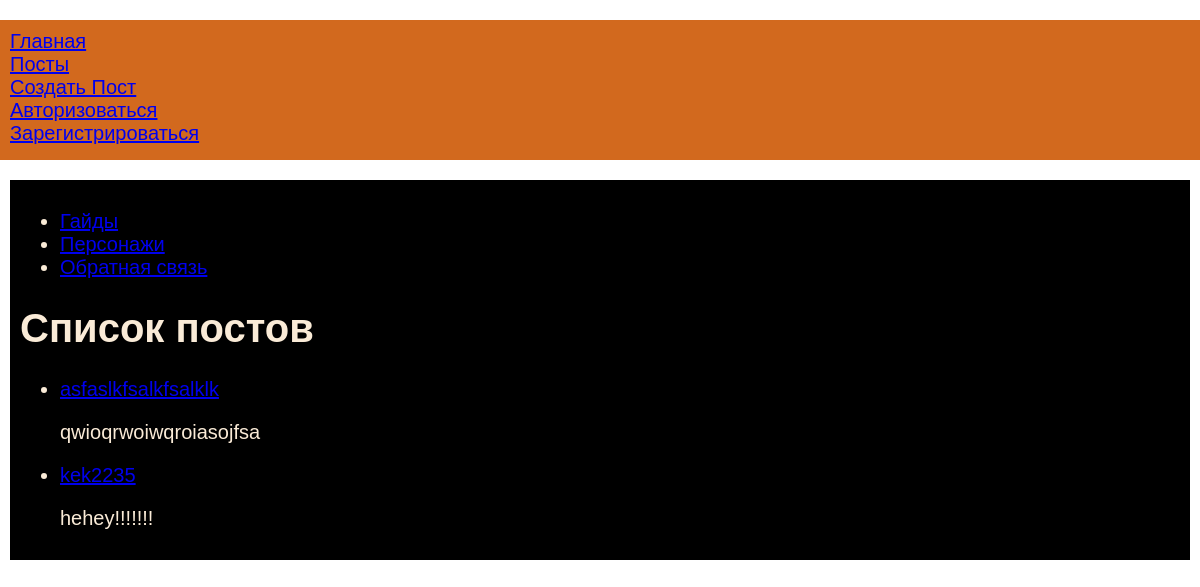
Page /posts on the earlier database version.
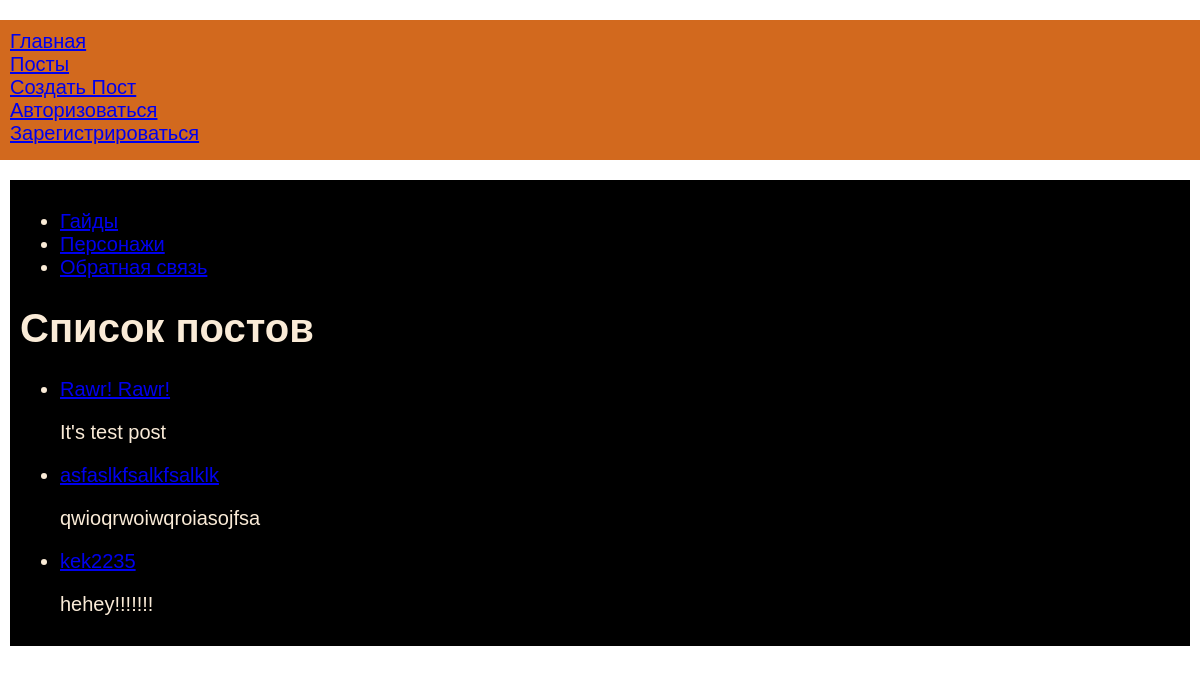
Same page on the later database version.
### tables this page shows
CREATE TABLE OFFMENU(
    id integer PRIMARY KEY AUTOINCREMENT,
    name text NOT NULL,
    url text NOT NULL
);

CREATE TABLE POSTS(
    id integer PRIMARY KEY AUTOINCREMENT,
    title text NOT NULL,
    text text NOT NULL,
    url text NOT NULL,
    userid integer,
    time integer NOT NULL
);

### all_posts/all_posts.py (the view)
@all_posts.route("/posts")
def posts():
    return render_template("all_posts/posts.html",title = "Список постов", off_menu=dbase.getOffmenu(), posts=dbase.getPostsAnonce())

### FDataBase.py (called while the page is built)
    def getOffmenu(self):
        sql = '''SELECT * FROM OFFMENU'''
        try:
            self.__cur.execute(sql)
            res = self.__cur.fetchall()
            if res: return res
        except:
            print('DB reading error')
        return []

    def getPostsAnonce(self):
        try:
            self.__cur.execute(f"SELECT id, title, text, url FROM  posts ORDER BY time DESC")
            res = self.__cur.fetchall()
            if res: return res
        except sqlite3.Error as e:
            print("Ошибка получения постов" + str(e))
        return []

### all_posts/all_posts.py (called while the page is built)
@all_posts.before_request
def before_request():
    global dbase
    db =  g.get('link_db')
    dbase = FDataBase(db)

@all_posts.teardown_request
def teardown_request(request):
    global db
    db =  None
    return request

### starter.py (called while the page is built)
def connect_db():
    conn = sqlite3.connect(app.config['DATABASE'])
    conn.row_factory = sqlite3.Row
    return conn

def get_db():
    if not hasattr(g, 'link_db'):
        g.link_db = connect_db()
        return g.link_db

@app.before_request
def before_request():
    global dbase
    db = get_db()
    dbase=FDataBase(db)

### all_posts/templates/all_posts/posts.html
{% extends 'base.html' %}
{% block content %}
{{ super() }}
{% block off_menu %}
    <ul class="off_menu">
        {% for m in off_menu -%}
    <li><a href="{{m.url}}">{{m.name}}</a></li>
        {% endfor -%}
    </ul>
{% endblock off_menu %}
{%  if title %}
<h1>{{ title }}</h1>
{% else %}
<h1>Genshin Funzone</h1>
{% endif %}
<ul class="list-posts">
{% for p in posts %}
<li>
<p class="title"><a href="{{ url_for('.show_post', alias=p.url)}}">{{p.title}}</a></p>
<p class="annonce">{{ p.text[:50] | striptags }}</p>
</li>
{% endfor %}
</ul>
{% endblock %}

Differences in the rows shown:
added POSTS: title "Rawr! Rawr!", text "It's test post"
